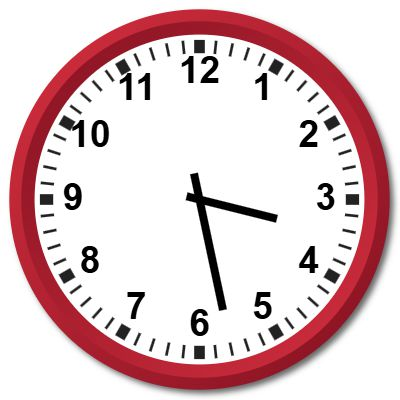
#> input picture img5.jpg, 400 x 400 px
$ python -i main.py   (imports and definitions only)   (older library calls are emulated)
#> lines starting #> are read from the running program, lines starting #| are printed output that depends on the picture; after the words box and inside, x2 and y2 are one past the last pixel; in counts of white or black regions, pixels touching at a corner belong together
import cv2
import numpy as np
import matplotlib.pyplot as plt
from skimage import morphology
import math
import tkinter as tk
from tkinter import filedialog, messagebox
from PIL import Image, ImageTk


def apply_local_histogram_equalization_with_edges(image):
    # Convert to LAB color space
    lab = cv2.cvtColor(image, cv2.COLOR_BGR2LAB)
    l, a, b = cv2.split(lab)

    # Apply CLAHE to the L-channel
    clahe = cv2.createCLAHE(clipLimit=8.0, tileGridSize=(8, 8))
    cl = clahe.apply(l)

    # Apply Sobel edge detection
    sobelx = cv2.Sobel(cl, cv2.CV_64F, 1, 0, ksize=5)
    sobely = cv2.Sobel(cl, cv2.CV_64F, 0, 1, ksize=5)
    sobel_mag = cv2.magnitude(sobelx, sobely)
    sobel_mag = np.uint8(np.clip(sobel_mag, 0, 255))

    # Highlight the edges by adding the edge magnitude to the L-channel
    enhanced_l = cv2.addWeighted(cl, 0.9, sobel_mag, 0.1, 0)

    # Merge the enhanced L-channel with the a and b channels
    limg = cv2.merge((enhanced_l, a, b))

    # Convert back to BGR color space
    equalized_image_with_edges = cv2.cvtColor(limg, cv2.COLOR_LAB2BGR)
    return equalized_image_with_edges

def apply_gamma_correction(image, gamma = 1.0):
    # Build a lookup table mapping the pixel values [0, 255] to their adjusted gamma values
    inv_gamma = 1.0 / gamma
    table = np.array([((i / 255.0) ** inv_gamma) * 255 for i in np.arange(0, 256)]).astype("uint8")

    # Apply the gamma correction using the lookup table
    corrected_image = cv2.LUT(image, table)
    return corrected_image

# [32 lines left out: function remove_noise_, not called in this run]

def remove_noise(image):
    # Use a series of median filters to reduce noise
    image = cv2.medianBlur(image, 3)
    image = cv2.medianBlur(image, 5)
    #image = cv2.medianBlur(image, 7)
    # Apply bilateral filter for further noise reduction
    image = cv2.bilateralFilter(image, 100, 2, 2)  # Adjust parameters as needed
    return image

# [18 lines left out: function remove_noise_opening_, not called in this run]

def removenoise_opening(image):
    _, binary_image = cv2.threshold(image, 127, 255, cv2.THRESH_BINARY)
    kernel = np.ones((3, 3), np.uint8)
    eroded_image = cv2.erode(binary_image, kernel, iterations=1)
    dilated_image = cv2.dilate(eroded_image, kernel, iterations=1)
    return dilated_image, eroded_image

def closing(img, kernel_size=3):
    _, binary_image = cv2.threshold(img, 127, 255, cv2.THRESH_BINARY)
    kernel = np.ones((kernel_size, kernel_size), np.uint8)
    dilated_image = cv2.dilate(binary_image, kernel, iterations=2)
    closed_image = cv2.erode(dilated_image, kernel, iterations=2)
    return closed_image

def remove_small_components(img, min_size=10):
    # Perform connected component analysis
    num_labels, labels, stats, centroids = cv2.connectedComponentsWithStats(img, connectivity=8)

    # Iterate through each component and remove small ones
    for i in range(1, num_labels):
        if stats[i, cv2.CC_STAT_AREA] < min_size:
            img[labels == i] = 0
    return img

def distance(p1,p2):
    return math.sqrt((p1[0]-p2[0])**2 + (p1[1]-p2[1])**2)

# [17 lines left out: functions angle, increase_sharpness, not called in this run]

def find_angle(x1,y1,x2,y2):
    return np.degrees(np.arctan2(y2-y1, x2-x1))

# [6 lines left out: function average_line, not called in this run]

def distance_from_center(x1, y1, x2, y2, cx, cy):
    return abs((y2-y1)*cx - (x2-x1)*cy + x2*y1 - y2*x1) / math.sqrt((y2-y1)**2 + (x2-x1)**2)

def slope(x1, y1, x2, y2):
    return (y2 - y1) / (x2 - x1)


def process_image(image_path):

    hour = 0
    minute = 0

    # Load the image
    image = cv2.imread(image_path)
    # [5 lines of commented-out code are left out]
    local_equalized_image_with_edges = apply_local_histogram_equalization_with_edges(image)

    cleaned_image = remove_noise(local_equalized_image_with_edges)
    #cv2.imwrite("cleaned_image.jpg", cleaned_image)
    gamma = 1.5
    gamma_corrected_image = apply_gamma_correction(cleaned_image, gamma)
    #cv2.imwrite("gamma_corrected_image.jpg", gamma_corrected_image)
    segmented_image_gray = cv2.cvtColor(gamma_corrected_image, cv2.COLOR_BGR2GRAY)
    #cv2.imwrite("segmented_image_gray.jpg", segmented_image_gray)

    blurred = cv2.GaussianBlur(segmented_image_gray, (5, 5), 0)
    thresh = cv2.adaptiveThreshold(blurred, 255, cv2.ADAPTIVE_THRESH_GAUSSIAN_C, cv2.THRESH_BINARY_INV, 11, 2)
    #cv2.imwrite("thresh.jpg", thresh)

    dilated_image, eroded_image = removenoise_opening(thresh)
    img_median = remove_noise(dilated_image)
    #cv2.imwrite("img_median.jpg", img_median)
    skeleton = morphology.skeletonize(img_median / 255)
    #cv2.imwrite("skeleton1.jpg", skeleton)
    skeleton = (skeleton*255).astype(np.uint8)
    #cv2.imwrite("skeleton2.jpg", skeleton)
    skeleton = closing(skeleton, 5)
    #cv2.imwrite("skeleton3.jpg", skeleton)
    skeleton = remove_small_components(skeleton, 100)
    #cv2.imwrite("skeleton4.jpg", skeleton)


    # Finding the clock and center of the clock
    contours, hierarchy = cv2.findContours(skeleton, cv2.RETR_TREE, cv2.CHAIN_APPROX_SIMPLE)
    #Find the longest contour from the gray image and draw it on the gray image
    max_contour = max(contours, key = cv2.contourArea)
    cv2.drawContours(image, [max_contour], -1, (0, 255, 0), 2)
    #cv2.imwrite("contour.jpg", image)
    #Find the center of the longest contour
    M = cv2.moments(max_contour)
    highest_diameter = 0


    if M['m00'] == 0:
        cx = int(M['m10']/M['m00'])
        cy = int(M['m01']/M['m00'])
        leftmost = tuple(max_contour[max_contour[:,:,0].argmin()][0])
        rightmost = tuple(max_contour[max_contour[:,:,0].argmax()][0])
        topmost = tuple(max_contour[max_contour[:,:,1].argmin()][0])
        bottommost = tuple(max_contour[max_contour[:,:,1].argmax()][0])
        highest_diameter = max(distance(leftmost, rightmost), distance(topmost, bottommost))
    else:
        cx = image.shape[1] // 2
        cy = image.shape[0] // 2
        highest_diameter = image.shape[0] *5 // 6
    diameter_text = f"Highest diameter: {highest_diameter}"
    print(f"Highest diameter: {highest_diameter}")

    # Draw the center of the contour on the gray image with red color
    cv2.circle(image, (cx, cy), 10, (0,0,255), -1)
    #cv2.imwrite("center.jpg", image)
    center_text = f"Center: ({cx}, {cy})"
    print(f"Centerx: {cx} and Centery: {cy}")


    # Define parameters for Hough Line Transform
    rho = 1
    theta = np.pi / 180
    threshold = 10
    min_line_length = 50
    max_line_gap = 7

    # Copy of the image to draw lines on
    line_image = np.copy(image) * 0

    # Detect lines using Hough Line Transform
    lines = cv2.HoughLinesP(skeleton, rho, theta, threshold, np.array([]),
                            min_line_length, max_line_gap)

    for line in lines:
        cv2.line(line_image, (line[0][0], line[0][1]), (line[0][2], line[0][3]), (255, 255, 255), 5)
    #cv2.imwrite("line_image.jpg", line_image)
    actual_lines = []

    # Filter lines based on proximity to the center
    center_x, center_y = image.shape[1] // 2, image.shape[0] // 2
    for line in lines:
        cv2.line(line_image, (line[0][0], line[0][1]), (line[0][2], line[0][3]), (255, 255, 255), 5)
        for x1, y1, x2, y2 in line:
            if (math.sqrt((x1 - center_x) ** 2 + (y1 - center_y) ** 2) < 60 or
                math.sqrt((x2 - center_x) ** 2 + (y2 - center_y) ** 2) < 60):
                actual_lines.append(line)
    #cv2.imwrite("actual_line_image.jpg", line_image)


    # Count the number of lines detected
    count = len(actual_lines)
    count1_text = f"Number of lines detected at the beginning: {count}"
    print(f"Number of lines detected at the beginning: {count}")


    if count <=1:
        if count ==1:
            for line in actual_lines:
                    for x1, y1, x2, y2 in line:
                        i = 255
                        x1, y1, x2, y2 = int(x1), int(y1), int(x2), int(y2)
                        cv2.line(line_image, (x1, y1), (x2, y2), (255 - i , i , i), 5)
            length = distance((actual_lines[0][0][0], actual_lines[0][0][1]), (actual_lines[0][0][2], actual_lines[0][0][3]))
            if length > int(highest_diameter//2):
                time_text = "The probable time is 6:00"
                hour_hand_text = "Hour hand: "
                minute_hand_text = "Minute hand: "
                twelve_clock_text = "12 o'clock position: "
                three_clock_text = "3 o'clock position: "
                hour_angle_text = "Hour hand angle: 0"
                minute_angle_text = "Minute hand angle: 180"
                hour = 6
                minute = 0
                time_text = "The time is 6:00"
                print("The time is 6:00")
            else:
                hour_hand_text = "Hour hand: "
                minute_hand_text = "Minute hand: "
                twelve_clock_text = "12 o'clock position: "
                three_clock_text = "3 o'clock position: "
                hour_angle_text = "Hour hand angle: 0"
                minute_angle_text = "Minute hand angle: 0"
                hour = 12
                minute = 0
                time_text = "The time is 12:00"
                print("The time is 12:00")
            print()
        elif count == 0:
            for line in lines:
                for x1, y1, x2, y2 in line:
                    d = distance_from_center(x1, y1, x2, y2, cx, cy)
                    if d < 60:
                        actual_lines.append(line)

            c = len(actual_lines)
            if c == 0:
                time_text = "The image is too complex to detect the clock"
                print("The image is too complex to detect the clock")
            elif c == 1:
                i=0
                for line in actual_lines:
                    for x1, y1, x2, y2 in line:
                        i = 255
                        x1, y1, x2, y2 = int(x1), int(y1), int(x2), int(y2)
                        cv2.line(line_image, (x1, y1), (x2, y2), (255 - i , i , i), 5)
                length = distance((actual_lines[0][0][0], actual_lines[0][0][1]), (actual_lines[0][0][2], actual_lines[0][0][3]))
                length_text = f"Length: {length}"
                print(f"Length: {length}")
                shape_text = f"Image shape: {image.shape[0]}"
                print(f"Image shape: {image.shape[0]}")
                if length > highest_diameter//2:
                    time_text = "The probable time is 6:00"
                    hour_hand_text = "Hour hand: "
                    minute_hand_text = "Minute hand: "
                    twelve_clock_text = "12 o'clock position: "
                    three_clock_text = "3 o'clock position: "
                    hour_angle_text = "Hour hand angle: 0"
                    minute_angle_text = "Minute hand angle: 180"
                    hour = 6
                    minute = 0
                    print("The probable time is 6:00")
                else:
                    hour_hand_text = "Hour hand: "
                    minute_hand_text = "Minute hand: "
                    twelve_clock_text = "12 o'clock position: "
                    three_clock_text = "3 o'clock position: "
                    hour_angle_text = "Hour hand angle: 0"
                    minute_angle_text = "Minute hand angle: 0"
                    hour = 6
                    minute = 0
                    time_text = "The probable time is 12:00"
                    print("The probable time is 12:00")

        else:
            time_text = "The image is too complex to detect the clock"
            print("The image is too complex to detect the clock")
            print()


    else:
    # Classify lines into hour and minute hands if more than 2 lines are detected
        if count > 2:
            slopes = []
            for line in actual_lines:
                for x1, y1, x2, y2 in line:
                    slope = (y2 - y1) / (x2 - x1) if x2 != x1 else float('inf')
                    slopes.append((slope, line))

        # Sort the slopes
            slopes.sort(key=lambda x: x[0])

            # Cluster the slopes into two groups
            group1 = [slopes[0]]
            group2 = []
            for slope, line in slopes[1:]:
                if abs(slope - group1[0][0]) < 0.5:
                    group1.append((slope, line))
                else:
                    group2.append((slope, line))

            # Calculate the average line of each group
            hour_hand = np.mean([line for _, line in group1], axis=0)
            minute_hand = np.mean([line for _, line in group2], axis=0)

            actual_lines = [hour_hand, minute_hand]


        i = 0
        # Draw the lines
        for line in actual_lines:
            for x1, y1, x2, y2 in line:
                i = 255
                x1, y1, x2, y2 = int(x1), int(y1), int(x2), int(y2)
                cv2.line(line_image, (x1, y1), (x2, y2), (255 - i , i , i), 5)

        # Calculate the length of each line
        line_lengths = []
        for line in actual_lines:
            for x1, y1, x2, y2 in line:
                length = math.sqrt((x2 - x1) ** 2 + (y2 - y1) ** 2)
                line_lengths.append((length, line))

        # Sort the lines by length
        line_lengths.sort(key=lambda x: x[0])

        # Assign the shortest line to hour_hand and the second shortest to minute_hand
        hour_hand = line_lengths[0][1][0]
        minute_hand = line_lengths[1][1][0]

        # Ensure the coordinates are integers
        hour_hand = [int(coord) for coord in hour_hand]
        minute_hand = [int(coord) for coord in minute_hand]

        hour_hand_text = f"Hour hand: {hour_hand}"
        minute_hand_text = f"Minute hand: {minute_hand}"
        print("Hour hand:", hour_hand)
        print("Minute hand:", minute_hand)


        # Mathematicas for the time
        # Find the 12 o'clock position
        twelve_x = cx
        twelve_y = cy - 60

        # Find the 3 o'clock position

        three_x = cx + 60
        three_y = cy

        twelve_clock_text = f"12 o'clock position: ({twelve_x}, {twelve_y})"
        three_clock_text = f"3 o'clock position: ({three_x}, {three_y})"
        print(f"12 o'clock position: ({twelve_x}, {twelve_y})")
        print(f"3 o'clock position: ({three_x}, {three_y})")


        hour_angle_12 = angle(
            np.array([twelve_x, twelve_y], dtype=np.float64),
            np.array([cx, cy], dtype=np.float64),
            np.array([((hour_hand[2]+hour_hand[0])/2),((hour_hand[1]+hour_hand[3])/2) ], dtype=np.float64)
        )
        hour_angle_3 = angle(
            np.array([three_x, three_y], dtype=np.float64),
            np.array([cx, cy], dtype=np.float64),
            np.array([hour_hand[2], hour_hand[3]], dtype=np.float64)
        )

        minute_angle_12 = angle(
            np.array([twelve_x, twelve_y], dtype=np.float64),
            np.array([cx, cy], dtype=np.float64),
            np.array([((minute_hand[0]+minute_hand[2])/2), ((minute_hand[1]+minute_hand[3])/2)], dtype=np.float64)
        )

        minute_angle_3 = angle(
            np.array([three_x, three_y], dtype=np.float64),
            np.array([cx, cy], dtype=np.float64),
            np.array([minute_hand[2], minute_hand[3]], dtype=np.float64)
        )

        if hour_angle_3 > 90:
            hour_angle = 360 - hour_angle_12
        else:
            hour_angle = hour_angle_12

        if minute_angle_3 > 90:
            minute_angle = 360 - minute_angle_12
        else:
            minute_angle = minute_angle_12

        hour_angle_text = f"Hour hand angle: {hour_angle}"
        minute_angle_text = f"Minute hand angle: {minute_angle}"
        print(f"Hour hand angle: {hour_angle}")
        print(f"Minute hand angle: {minute_angle}")

        minute = int(minute_angle // 6)  # Each minute is 6 degrees
        hour = int(hour_angle // 30)  # Each hour is 30 degrees
        if hour == 0:
            hour = 12
        time_text = f"The probable time is: {hour} hours and {minute} minutes"
        print(f"The probable time is: {hour} hours and {minute} minutes")


    # Count the number of lines detected
    count = len(actual_lines)
    count_text = f"Number of lines detected: {count}"
    print(f"Number of lines detected: {count}")


    # Display results
    plt.figure(figsize=(14, 16))

    plt.subplot(2, 4, 1)
    plt.title('Original Image')
    plt.imshow(cv2.cvtColor(image, cv2.COLOR_BGR2RGB))

    #plt.subplot(3, 4, 2)
    #plt.title('Local Histogram Equalized Image with Edges')
    #plt.imshow(cv2.cvtColor(local_equalized_image_with_edges, cv2.COLOR_BGR2RGB))

    plt.subplot(2, 4, 2)
    plt.title('Gamma Corrected Image')
    plt.imshow(cv2.cvtColor(gamma_corrected_image, cv2.COLOR_BGR2RGB))

    plt.subplot(2, 4, 3)
    plt.title('Blurred Image')
    plt.imshow(blurred, cmap='gray')

    plt.subplot(2, 4, 4)
    plt.title('Adaptive Thresholding')
    plt.imshow(thresh, cmap='gray')

    #plt.subplot(3, 4, 6)
    #plt.title('Eroded Image')
    #plt.imshow(eroded_image, cmap='gray')

    plt.subplot(2, 4, 5)
    plt.title('Dilated Image')
    plt.imshow(dilated_image, cmap='gray')

    plt.subplot(2, 4, 6)
    plt.title('After Median Filter')
    plt.imshow(img_median, cmap='gray')

    plt.subplot(2, 4, 7)
    plt.title('Skeletonization')
    plt.imshow(skeleton, cmap='gray')

    plt.subplot(2, 4, 8)
    lines_edges = cv2.addWeighted(image, 0.8, line_image, 1, 0)
    plt.imshow(cv2.cvtColor(lines_edges, cv2.COLOR_BGR2RGB))
    plt.title('Detected Lines')
    plt.axis('off')

    # [6 lines of commented-out code are left out]
    plt.tight_layout(rect=[0.01,0.052,0.99,0.952])
    plt.subplots_adjust(hspace=0.321, wspace=0.041)
    plt.show()


    cv2.circle(image, (cx, cy), 3, (0,0,255), -1)
    image = cv2.addWeighted(image, 0.8, line_image, 1, 0)
    # cv2.imshow('Center', image)
    # cv2.waitKey(0)
    # cv2.destroyAllWindows()
    output_image = image
    #time_text = f"The probable time is: {hour} hours and {minute} minutes"
    return output_image, time_text, count_text, count1_text, hour_hand_text, minute_hand_text, twelve_clock_text, three_clock_text, hour_angle_text, minute_angle_text, diameter_text, center_text
# [7 lines left out: function display_image, not called in this run]
def open_file():
    file_path = filedialog.askopenfilename(title="Select an image", filetypes=[("Image files", ".jpg .jpeg .png .bmp .webp")])
#> the answer given: img5.jpg
    if file_path:
        original_image = cv2.imread(file_path)
#> original_image is the input picture: shape (400, 400, 3); mean B, G, R 202.8, 200, 224.5
        processed_image, result_text, count_text, count1_text, hour_hand_text, minute_hand_text, twelve_clock_text, three_clock_text, hour_angle_text, minute_angle_text, diameter_text, center_text = process_image(file_path)
#> in process_image, `thresh = cv2.adaptiveThreshold(blurred, 255, cv2.ADAPTIVE_THRESH_GAUSS..`:
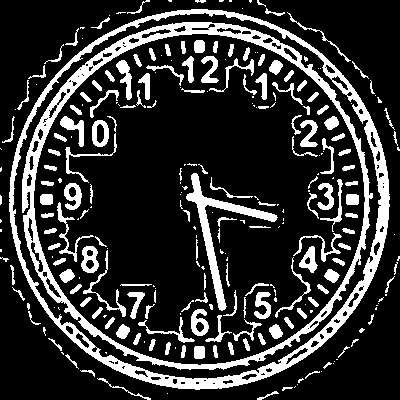
#> thresh: shape (400, 400); 20.3% white; 266 white regions (111 under 20 px), largest, box (x1, y1, x2, y2) and area: (9, 9, 390, 390) 8507, (22, 22, 373, 370) 8310, (186, 173, 278, 311) 1719
#> in remove_small_components, `num_labels, labels, stats, centroids = cv2.connectedComponentsWithStat..`:
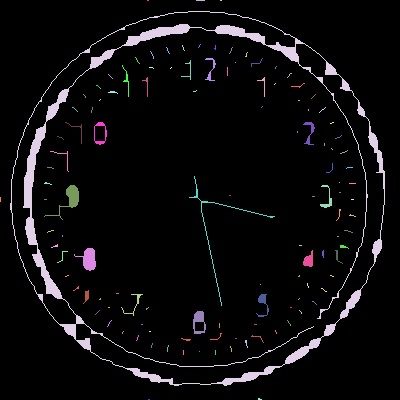
#> labels: shape (400, 400) int32; 122 distinct labels, from 0 to 121; one colour per label, 0 black
#> in remove_small_components, `num_labels, labels, stats, centroids = cv2.connectedComponentsWithStat..`: num_labels = 122; stats = 122 rows, first 6: [0, 0, 400, 400, 150817], [147, 0, 2, 1, 2], [196, 0, 9, 1, 9], [220, 0, 2, 1, 2], [10, 11, 375, 375, 6792], [182, 45, 3, 6, 6]; centroids = 122 pairs, first value 0 to 352, second value 0 to 399
#> after the loop in remove_small_components, `for i in range(1, num_labels):`:
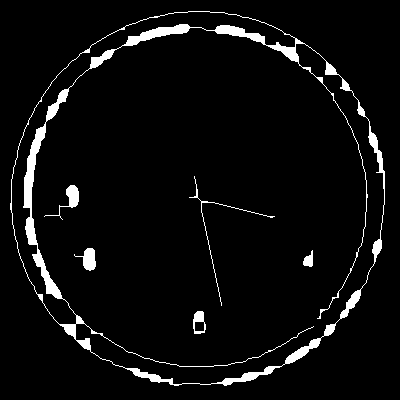
#> img: shape (400, 400); 4.9% white; 6 white regions
#> in process_image, `contours, hierarchy = cv2.findContours(skeleton, cv2.RETR_TREE, cv2.CH..`: contours = 9 contours; largest, box (x1, y1, x2, y2) and area: (10, 11, 385, 386) 109892, (31, 27, 385, 385) 98014, (11, 11, 296, 325) 7262, (74, 248, 96, 271) 220, (193, 311, 206, 334) 217
#> in process_image, `max_contour = max(contours, key = cv2.contourArea)`: max_contour = contour of 516 points, box (x1, y1, x2, y2) (10, 11, 385, 386), area 109892
#> in process_image, `M = cv2.moments(max_contour)`: M = moments, m00 109892, centre m10/m00, m01/m00 = (198.2, 198.2)
#| Highest diameter: 333
#> in process_image, `cv2.circle(image, (cx, cy), 10, (0,0,255), -1)`:
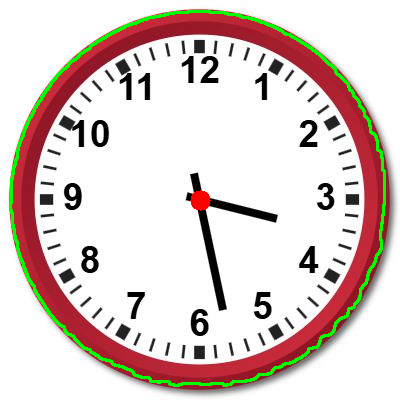
#> image: shape (400, 400, 3); mean B, G, R 201.4, 205.6, 220.5
#| Centerx: 200 and Centery: 200
#> in process_image, `lines = cv2.HoughLinesP(skeleton, rho, theta, threshold, np.array([]),..`: lines = 18 rows, first 6: [24, 181, 47, 293], [265, 374, 335, 325], [218, 27, 298, 56], [131, 44, 191, 27], [121, 46, 185, 24], [217, 26, 297, 55]
#> the loop in process_image, `for line in lines:` made 18 passes
#> after the loop in process_image, `for line in lines:`:
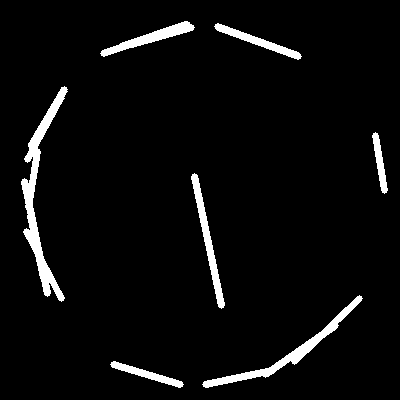
#> line_image: shape (400, 400, 3); 4.5% white; 7 white regions, largest, box (x1, y1, x2, y2) and area: (21, 86, 68, 302) 2253, (202, 295, 363, 388) 1461, (191, 173, 225, 309) 970
#> after the loop in process_image, `for line in lines:`: actual_lines = [[[194, 176, 221, 305]]]
#> in process_image, `count = len(actual_lines)`: count = 1
#| Number of lines detected at the beginning: 1
#> the loop in process_image, `for line in actual_lines:` made 1 pass
#> after the loop in process_image, `for line in actual_lines:`:
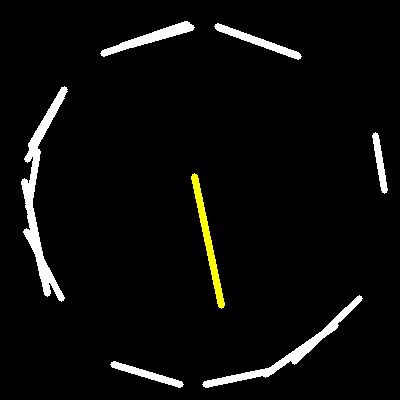
#> line_image: shape (400, 400, 3); 0.61% of pixels changed, all inside (x1, y1, x2, y2) = (191, 173, 225, 309)
#> in process_image, `length = distance((actual_lines[0][0][0], actual_lines[0][0][1]), (act..`: length = 131.8
#> in process_image, `count_text = f"Number of lines detected: {count}"`: count_text = 'Number of lines detected: 1'
#| Number of lines detected: 1
#> in process_image, `plt.show()`:
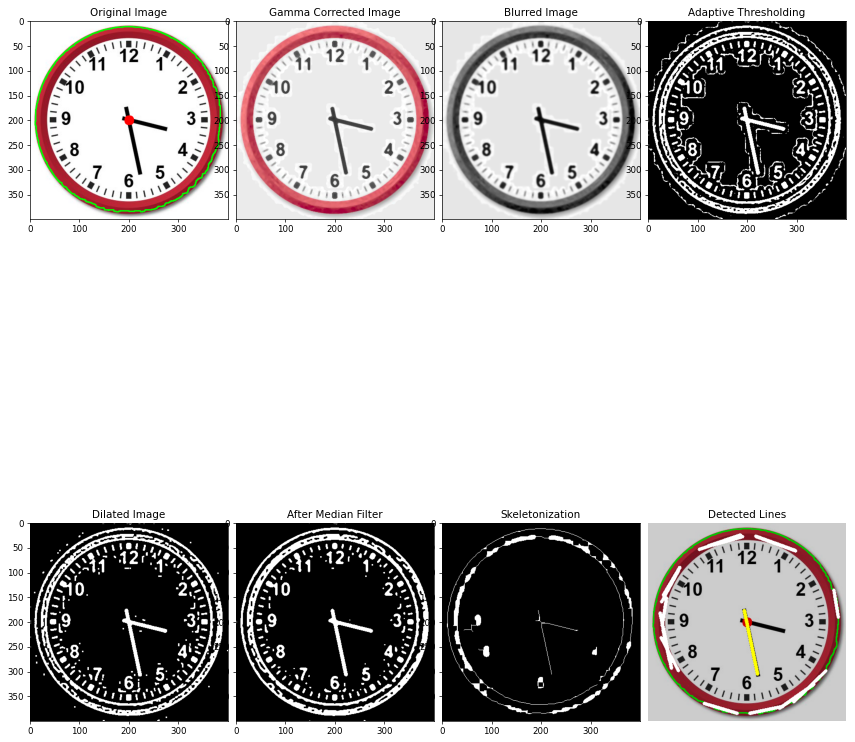
#> figure drawn by matplotlib, 8 panels
#> result_text = 'The time is 12:00'; count_text = 'Number of lines detected: 1'; hour_hand_text = 'Hour hand: '; minute_hand_text = 'Minute hand: '; twelve_clock_text = "12 o'clock position: "; three_clock_text = "3 o'clock position: "; hour_angle_text = 'Hour hand angle: 0'; minute_angle_text = 'Minute hand angle: 0'; diameter_text = 'Highest diameter: 333'; center_text = 'Center: (200, 200)'
        #processed_image, result_text,  = process_image(file_path)
#> (the run stopped early here; a loop or call above may not have finished)
